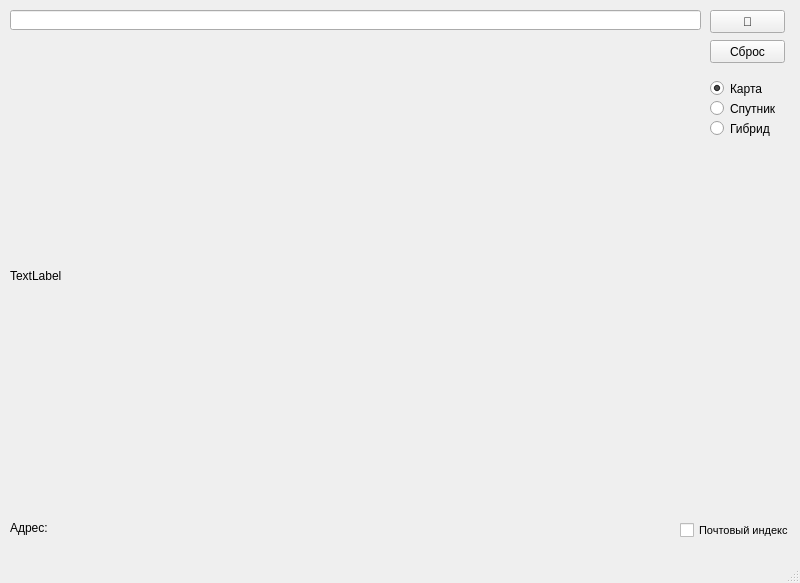
<?xml version="1.0" encoding="UTF-8"?>
<ui version="4.0">
 <class>MainWindow</class>
 <widget class="QMainWindow" name="MainWindow">
  <property name="geometry">
   <rect>
    <x>0</x>
    <y>0</y>
    <width>800</width>
    <height>583</height>
   </rect>
  </property>
  <property name="windowTitle">
   <string>MainWindow</string>
  </property>
  <widget class="QWidget" name="centralwidget">
   <widget class="QLineEdit" name="search_text">
    <property name="geometry">
     <rect>
      <x>10</x>
      <y>10</y>
      <width>691</width>
      <height>20</height>
     </rect>
    </property>
   </widget>
   <widget class="QPushButton" name="search_btn">
    <property name="geometry">
     <rect>
      <x>710</x>
      <y>10</y>
      <width>75</width>
      <height>23</height>
     </rect>
    </property>
    <property name="text">
     <string>🔎</string>
    </property>
   </widget>
   <widget class="QLabel" name="image">
    <property name="geometry">
     <rect>
      <x>10</x>
      <y>40</y>
      <width>691</width>
      <height>471</height>
     </rect>
    </property>
    <property name="text">
     <string>TextLabel</string>
    </property>
   </widget>
   <widget class="QPushButton" name="reset_btn">
    <property name="geometry">
     <rect>
      <x>710</x>
      <y>40</y>
      <width>75</width>
      <height>23</height>
     </rect>
    </property>
    <property name="text">
     <string>Сброс</string>
    </property>
   </widget>
   <widget class="QRadioButton" name="rb1">
    <property name="geometry">
     <rect>
      <x>710</x>
      <y>80</y>
      <width>82</width>
      <height>17</height>
     </rect>
    </property>
    <property name="text">
     <string>Карта</string>
    </property>
    <property name="checked">
     <bool>true</bool>
    </property>
   </widget>
   <widget class="QRadioButton" name="rb3">
    <property name="geometry">
     <rect>
      <x>710</x>
      <y>120</y>
      <width>82</width>
      <height>17</height>
     </rect>
    </property>
    <property name="text">
     <string>Гибрид</string>
    </property>
   </widget>
   <widget class="QRadioButton" name="rb2">
    <property name="geometry">
     <rect>
      <x>710</x>
      <y>100</y>
      <width>82</width>
      <height>17</height>
     </rect>
    </property>
    <property name="text">
     <string>Спутник</string>
    </property>
   </widget>
   <widget class="QCheckBox" name="check_postal">
    <property name="geometry">
     <rect>
      <x>680</x>
      <y>520</y>
      <width>111</width>
      <height>20</height>
     </rect>
    </property>
    <property name="font">
     <font>
      <pointsize>8</pointsize>
     </font>
    </property>
    <property name="text">
     <string>Почтовый индекс</string>
    </property>
   </widget>
   <widget class="QLabel" name="adress_name">
    <property name="geometry">
     <rect>
      <x>10</x>
      <y>520</y>
      <width>661</width>
      <height>16</height>
     </rect>
    </property>
    <property name="text">
     <string>Адрес: </string>
    </property>
   </widget>
  </widget>
  <widget class="QMenuBar" name="menubar">
   <property name="geometry">
    <rect>
     <x>0</x>
     <y>0</y>
     <width>800</width>
     <height>21</height>
    </rect>
   </property>
  </widget>
  <widget class="QStatusBar" name="statusbar"/>
 </widget>
 <resources/>
 <connections/>
</ui>
